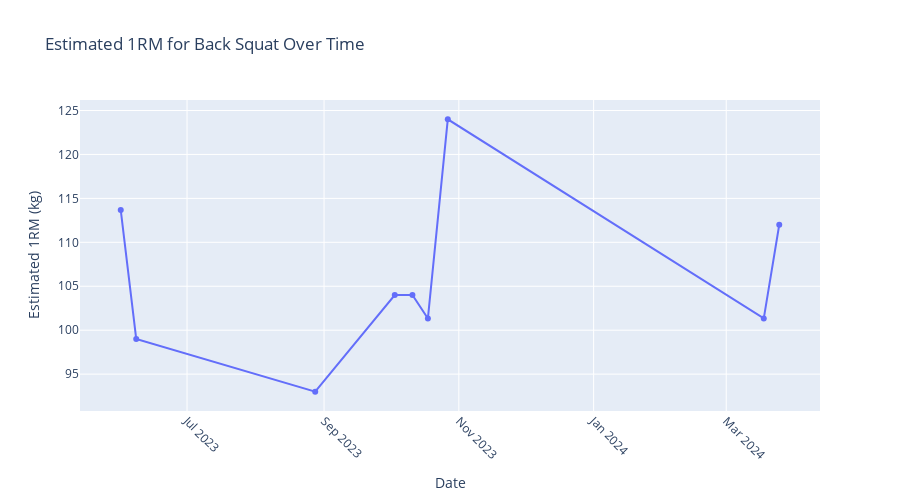

The code cell stored with this chart in its notebook:
### Code cell
tracker = ExerciseTracker(exercise_df)
tracker.plot_1rm('Back Squat')

### Figure 1 — Plotly figure (JSON) as saved in the notebook; plotly's stock layout.template omitted (floating-point values rounded to 4 significant figures)
{"data": [{"mode": "lines+markers", "name": "Estimated 1RM", "type": "scatter", "x": ["2023-06-01T00:00:00", "2023-06-08T00:00:00", "2023-08-28T00:00:00", "2023-10-03T00:00:00", "2023-10-11T00:00:00", "2023-10-18T00:00:00", "2023-10-27T00:00:00", "2024-03-18T00:00:00", "2024-03-25T00:00:00"], "y": [113.7, 99.0, 93, 104, 104, 101.3, 124.0, 101.3, 112]}], "layout": {"autosize": false, "height": 500, "title": {"text": "Estimated 1RM for Back Squat Over Time"}, "width": 900, "xaxis": {"tickangle": 45, "title": {"text": "Date"}}, "yaxis": {"title": {"text": "Estimated 1RM (kg)"}}}}
